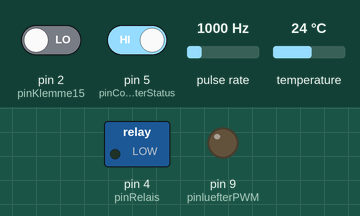
A sketch run on a simulated Arduino Uno, built with avr-gcc and run on an emulated ATmega328P. Shown: switched loads named in the sketch (green lamp = pin HIGH), output pins drawn as LEDs (lit = HIGH). Wiring (inferred from the names in the program): pulse sensor: data pin 3. The inputs (shaded band) are chosen by the test bench; at power-on: temperature 24 °C, pin 2 (pinKlemme15) LOW, pin 5 (pinComputerStatus) HIGH, pulse rate 1000 Hz. WiFi joins after 1.5 s; servers stay silent unless stated; sleep ends after the set time or at an interrupt; what the sketch prints to the serial monitor is not drawn.

Above: at 13.2 s.
13.3 s: temperature set to 28 °C
At 19.7 s:
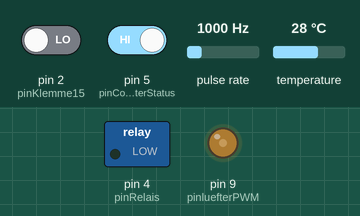
20.0 s: temperature set to 33 °C
At 24.6 s:
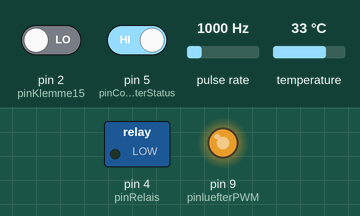
25.8 s: pin 2 (pinKlemme15) driven HIGH
32.6 s: pin 5 (pinComputerStatus) driven LOW
At 39.5 s:
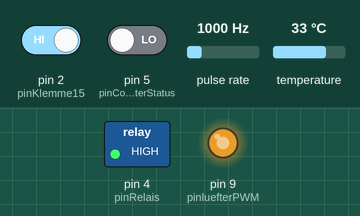
41.1 s: temperature set to 4 °C
At 47.2 s:
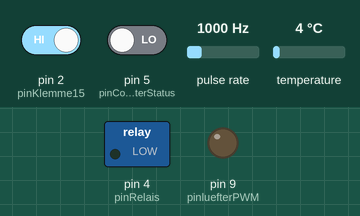
48.2 s: pin 2 (pinKlemme15) driven LOW
At 48.9 s:
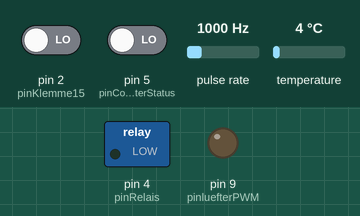
Timing chart, 0 to 51.2 s (numbered marks = the images above; inputs shaded):
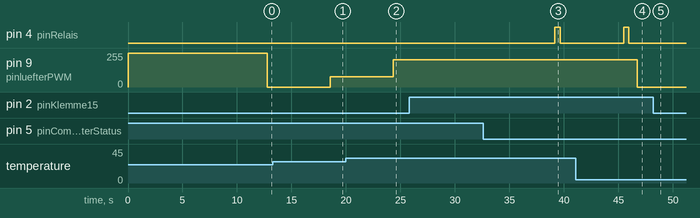

Measured:
- after the input at 13.3 s, pin 9 (pinluefterPWM): 0/255 → 77/255 after 5.3 s
- after the input at 20.0 s, pin 9 (pinluefterPWM): 77/255 → 204/255 after 4.3 s
- after the input at 25.8 s, every drawn part: stays the same
- after the input at 32.6 s, pin 4 (pinRelais): LOW → HIGH after 6.6 s, → LOW 0.50 s later
- after the input at 41.1 s, pin 9 (pinluefterPWM): 204/255 → 0/255 after 5.6 s
- after the input at 48.2 s, pin 4 (pinRelais): stays LOW (without the input it goes to HIGH after 3.6 s)

The sketch:

NUC_control.ino.ino
```cpp
#include <SPI.h>
#include <Ethernet.h>
#include <EthernetUdp.h>
#include <avr/sleep.h>
#include <avr/power.h>
#include <OneWire.h>
#include <DallasTemperature.h>
#include <util/atomic.h>

// Klemme 15 Fahrzeug und wake-up
const int pinKlemme15 = 2;
// USB verfügbar?
const int pinComputerStatus = 5;
// Relais Ansteuerung
const int pinRelais = 4;
// Temp-Sensoren OneWire Bus
OneWire DS18_PIN(7);
// PWM Luefter
const int pinluefterPWM = 9;
// Tacho signal Interrupt
const int pinTacho = 3;
// Tacho Variablen
volatile uint16_t tachoCounter = 0;
float rpm = 0;

// Temp-Grenzen Lüfter
float tempMin = 25.0;
float tempMax = 35.0;

bool klemme15Aktiv = false;
bool computerLaeuft = false;

constexpr uint16_t HERTZ {25000};
constexpr uint16_t PRESCALER {1};
constexpr uint8_t CLOCKSET {_BV(CS10)};
constexpr uint16_t ICOUNTER {static_cast<uint16_t>((F_CPU / (2UL * PRESCALER * HERTZ)) - 1)};

// MAC-Adresse des Arduino
byte arduinoMac[] = { 0xDE, 0xAD, 0xBE, 0xEF, 0xFE, 0xED };
// IP-Adresse des Arduino
IPAddress arduinoIP(192,168,178,1);

// MAC-Adresse des NUC
byte nucMac[] = { 0x88, 0xae, 0xdd, 0x68, 0xd7, 0x78 };
// IP-Adresse des NUC
IPAddress broadcastIP(192,168,178,10);

// Wakeup-Port
unsigned int port = 9;
// Shutdown Versuche (max 5)
unsigned int shutDownCouter = 0;

//Zeitsteuerung
unsigned long lastTempRead = 0;
const unsigned long tempInterval = 1000;
unsigned long lastStatusCheck = 0;
const unsigned long statusCheckInterval = 1000;

EthernetUDP Udp;

DallasTemperature tempSensors(&DS18_PIN);

void countTachPulse(){
  tachoCounter++;
}

// Log-Message an NUC per LAN
void logMessage(char* message){
  Udp.beginPacket(broadcastIP, port);
  Udp.write(message);
  Udp.endPacket();
}

// Init PWM signal (25kHz)
void pwmInit() {
  DDRB |= _BV(PB1);   // OCR1A Pin (PB1 / D9)
  TCCR1A = _BV(COM1A1) | _BV(WGM11);
  TCCR1B = _BV(WGM13);
  ATOMIC_BLOCK(ATOMIC_RESTORESTATE) { ICR1 = ICOUNTER; }
}

// Set dutycycle of the PWM signal
// @param dc   0-100%
void pwmSetDutyCycle(uint8_t dc) {
  uint16_t ocr1a = (dc > 100) ? 100 : dc;
  ocr1a = static_cast<uint16_t>((((ICR1 * 10UL * ocr1a) / 100) + 5) / 10);   // Result must be 16Bit
  ATOMIC_BLOCK(ATOMIC_RESTORESTATE) { OCR1A = ocr1a; }
}

// start PWM signal
void pwmStart() {
  TCCR1A |= _BV(COM1A1);
  TCCR1B |= _BV(CS10);
}

// stop PWM signal
void pwmStop() {
  TCCR1B &= ~(_BV(CS10) | _BV(CS11) | _BV(CS12));
  TCCR1A &= ~(_BV(COM1A1));
  PORTB &= ~(_BV(PB1));   // OCR1A Pin (PB1 / D9) to LOW
}

// Enable external interrupts for INT0 and INT1 Pins (D2, D3)
void enableExternalInterrupts() {
  EICRA = _BV(ISC11) | _BV(ISC10) | _BV(ISC01) | _BV(ISC00);   // Int0 & Int1 -> rising edge
  EIMSK = _BV(INT1) | _BV(INT0);
}

// ShutDown
void shutDown(){
  Serial.println("Fährt runter...");
  const char* message = "shutdown";
  Udp.beginPacket(broadcastIP, port);
  Udp.write(message);
  Udp.endPacket();
  Serial.println(message);
  delay(5000);
}

// NUC-Start physisch
void startPCphysisch() {
  digitalWrite(pinRelais, HIGH);  //Start PC per WOL oder WOP
  delay(500);
  digitalWrite(pinRelais, LOW);
}

// Wake up Arduino Interupt
void wakeUp(){
  sleep_disable();
}

// NUC Shut off physisch
void hardReset(){
  shutDownCouter = 0;
  Serial.println("Hard-Reset wird ausgeführt!");
  digitalWrite(pinRelais, HIGH);  // PC-hardreset physisch
  delay(15000);
  digitalWrite(pinRelais, LOW);
}

void checkUdpCommands(){
  int packetSize = Udp.parsePacket();
  if(packetSize){
    char incomingPacket[255];
    int len = Udp.read(incomingPacket, 255);
    if(len > 0){
      incomingPacket[len] = '\0';
    }
    Serial.print("Empfangenes Paket: ");
    Serial.println(incomingPacket);

    float newMin, newMax;
    if(sscanf(incomingPacket, "{\"tempMin\":%f,\"tempMax\":%f}", &newMin, &newMax) == 2){
      tempMin = newMin;
      tempMax = newMax;
      Serial.print("Neue Grenzwerte: ");
      Serial.print(tempMin);
      Serial.print(" - ");
      Serial.println(tempMax);
    }
  }
}

// Wake on LAN
void sendWOL(byte *mac){
  Serial.println("PC startet per WOL...");
  logMessage("PC startet per WOL...");
  byte magicPacket[102];

  // Magic Packet beginnt mit 6x 0xFF
  for(int i = 0; i < 6; i++){
    magicPacket[i] = 0xFF;
    Serial.print(magicPacket[i]);
    Serial.print(",");
  }
  Serial.println("");
  // Danach 16x die MAC-Adress
  for(int i = 1; i <= 16; i++){
    for(int j = 0; j  < 6; j++){
      magicPacket[i*6+j] = mac[j];
      Serial.print(magicPacket[i*6+j]);
      Serial.print(",");
    }
  }
  Serial.println("");
  Udp.beginPacket(broadcastIP, port);
  Udp.write(magicPacket, sizeof(magicPacket));
  Udp.endPacket();
  delay(5000);
  if(digitalRead(pinKlemme15) && !digitalRead(pinComputerStatus)){
    Serial.println("PC startet per Relais...");
    startPCphysisch();
  }
}

void setup() {
  // put your setup code here, to run once:
  pwmInit();
  pwmSetDutyCycle(100);
  pwmStart();
  Ethernet.begin(arduinoMac, arduinoIP);
  Serial.begin(115200);
  Udp.begin(port);
  tempSensors.begin();
  pinMode(pinKlemme15, INPUT);
  attachInterrupt(digitalPinToInterrupt(pinKlemme15), wakeUp, RISING);
  pinMode(pinTacho, INPUT_PULLUP);
  attachInterrupt(digitalPinToInterrupt(pinTacho), countTachPulse, FALLING);
  delay(2000);
  pinMode(pinComputerStatus, INPUT);
  pinMode(pinRelais, OUTPUT);
  digitalWrite(pinRelais, LOW);
  pinMode(pinluefterPWM, OUTPUT);
  delay(10000); // Auf Netzwerk warten

  Serial.print("Link Status: ");
  Serial.println(Ethernet.linkStatus());
  Serial.print("Arduino IP: ");
  Serial.println(Ethernet.localIP());
  logMessage("Arduino gestartet mit IP: ");
  logMessage(Ethernet.localIP());
}

void loop() {
  // put your main code here, to run repeatedly:
  checkUdpCommands();
  unsigned long currentTime = millis();
  klemme15Aktiv = digitalRead(pinKlemme15);
  computerLaeuft = digitalRead(pinComputerStatus);

  // Temperaturmessung und Lüftersteuerung
  if (currentTime - lastTempRead >= tempInterval) {
    lastTempRead = currentTime;

    tempSensors.requestTemperatures(); // Alle Sensoren abfragen
    float temps[5];
    char tempsStr[5][10];
    float tempKumuliert = 0;
    int sensorCount = min(tempSensors.getDeviceCount(), 3);
    for (int i = 0; i < sensorCount; i++) {
      temps[i] = tempSensors.getTempCByIndex(i);
      Serial.print("Sensor ");
      Serial.print(i);
      Serial.print(": ");
      Serial.print(temps[i]);
      Serial.println(" °C");
      dtostrf(temps[i], 4, 1, tempsStr[i]);
      tempKumuliert = tempKumuliert + temps[i];
    }
    char avrTempStr[10];
    float avrTemp = tempKumuliert / sensorCount;
    dtostrf(avrTemp, 4, 1, avrTempStr);
    Serial.println(tempKumuliert);

    int pwmValue = map(constrain(avrTemp, tempMin, tempMax), tempMin, tempMax, 0, 100);
    pwmSetDutyCycle(pwmValue);
    Serial.println(pwmValue);

    // Lüfterdrehzahl ablesen
    noInterrupts();
    uint16_t pulses = tachoCounter;
    tachoCounter = 0;
    interrupts();

    rpm = (pulses / 2.0) * 60.0;
    Serial.print("Lüfterdrehzahl: ");
    Serial.print(rpm);
    Serial.println(" RPM");
    char fanSpeedStr[10];
    dtostrf(rpm, 4, 1, fanSpeedStr);

    char jsonMessage[200];
    snprintf(jsonMessage, sizeof(jsonMessage),
      "{\"tempC1\":%s,\"tempC2\":%s,\"tempC3\":%s,\"avgTemp\":%s,\"pwm\":%d,\"fanSpeed\":%s}",
      tempsStr[0], tempsStr[1], tempsStr[2], avrTempStr, pwmValue, fanSpeedStr);
    logMessage(jsonMessage);
    Serial.println(jsonMessage);
  }

  // NUC Status-Check
  if(currentTime - lastStatusCheck >= statusCheckInterval){
    lastStatusCheck = currentTime;
    if(klemme15Aktiv){
      // PC start
      if(!computerLaeuft){
        Serial.println("PC startet...");
        logMessage("PC startet...");
        sendWOL(nucMac);
      }
      else{
        // PC läuft, tue nichts
        Serial.println("PC läuft...");
        logMessage("PC laeuft...");
      }
    }
    else{
      if(!computerLaeuft){
        // Sleepmode Arduino
        Serial.println("PC aus. Arduino sleep.");
        shutDownCouter = 0;
        delay(100);
        set_sleep_mode(SLEEP_MODE_PWR_DOWN);
        sleep_enable();
        sleep_mode();
      }
      else{
        // PC-Shutdown
        shutDownCouter++;
        if(shutDownCouter > 5){
          hardReset();
        }
        Serial.println("PC wird heruntergefahren.");
        logMessage("PC wird heruntergefahren.");
        shutDown();
      }
    }
  }
}
```
